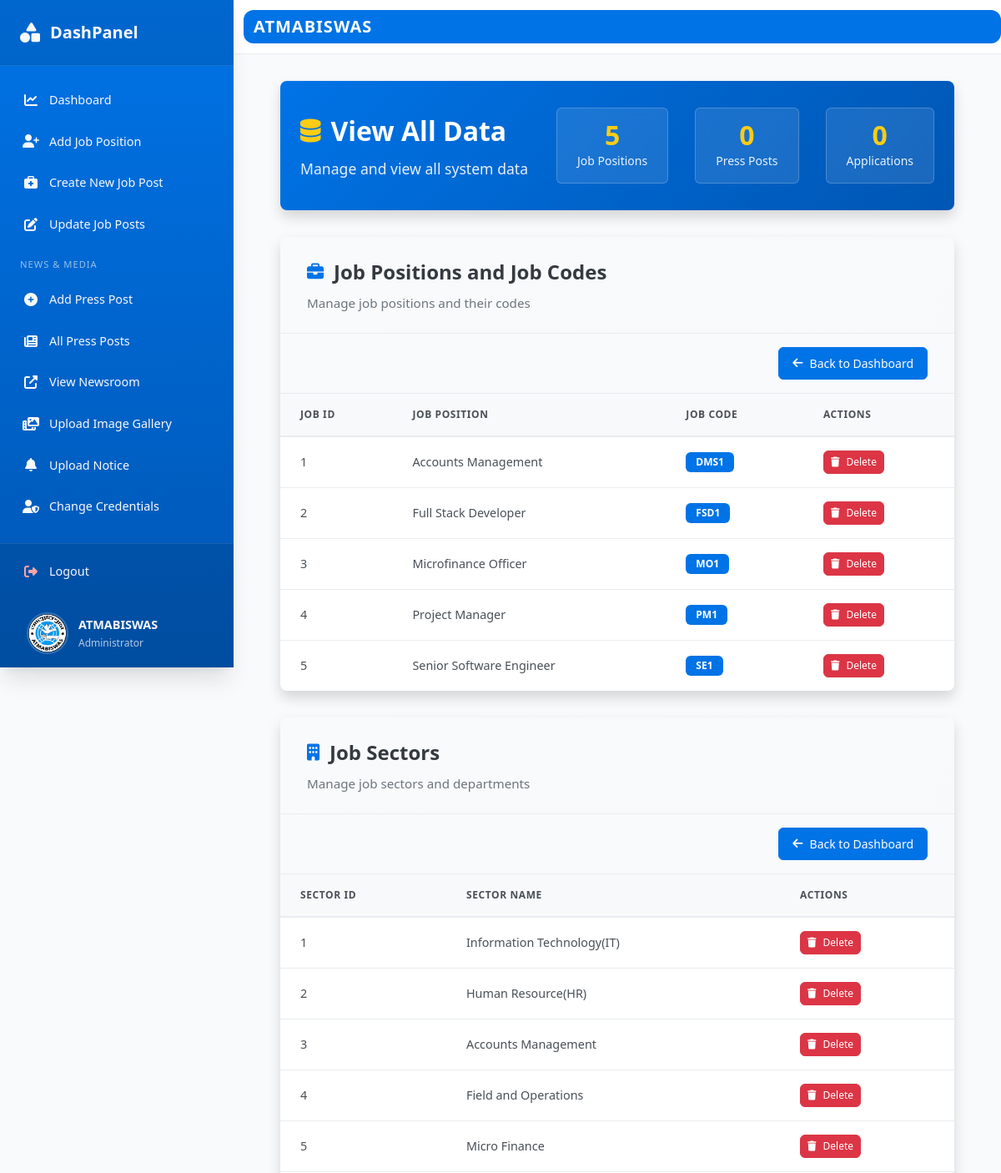
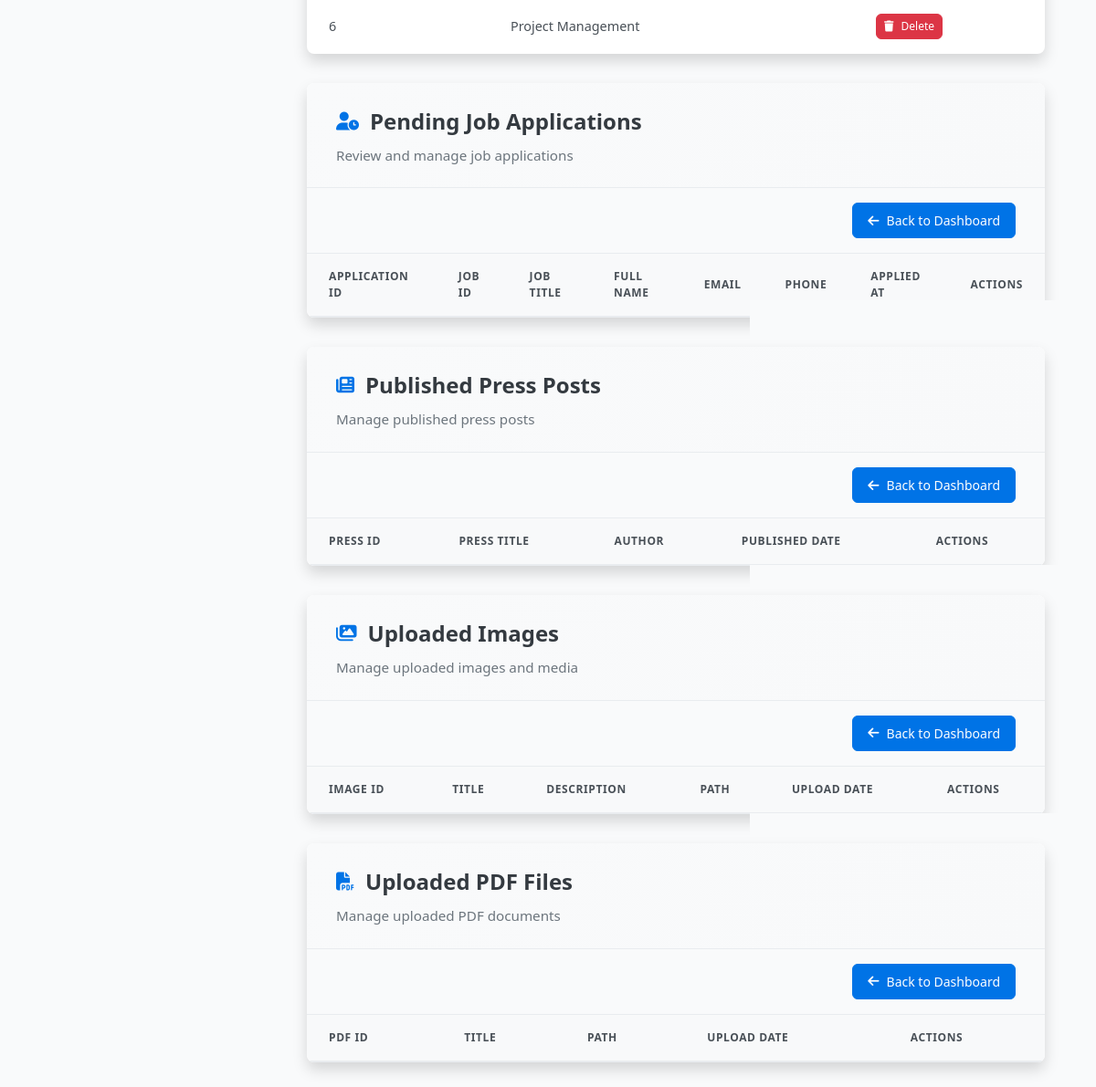
The page /backend/DashBoard/viewallPage.php (signed in) on the database its author committed (2 pictures, top to bottom).
### tables this page shows
CREATE TABLE `jobcodes` (
  `jobid` int NOT NULL AUTO_INCREMENT,
  `JobTitle` varchar(255) NOT NULL,
  `JobCode` varchar(255) NOT NULL,
  PRIMARY KEY (`jobid`)
);

CREATE TABLE `sectors` (
  `sector_id` int NOT NULL AUTO_INCREMENT,
  `sector_name` varchar(255) NOT NULL,
  PRIMARY KEY (`sector_id`)
);

### backend/DashBoard/viewallPage.php (the view, shortened to what this page needs)
<?php
$db = new Db();
$conn = $db->connect();
function concatStrings(string $blog): string
{
    $maximumLength = 80;
    $display = (strlen($blog) > $maximumLength) ? substr($blog, 0, $maximumLength) . "...." : $blog;
    return $display;
}
try {
    $sql = "SELECT * FROM blogs";
    $stmt = $conn->prepare($sql);
    $stmt->execute();
    $blogs = $stmt->fetchAll(PDO::FETCH_ASSOC);
} catch (PDOException $e) {
    echo $e;
}
try {
    $jobSql = "SELECT * FROM jobcodes";
    $jobStmt = $conn->prepare($jobSql);
    $jobStmt->execute();
    $jobs = $jobStmt->fetchAll(PDO::FETCH_ASSOC);
} catch (PDOException $e) {
    echo $e;
}
try {
    $cvSql = "SELECT * FROM cv_applications";
    $cvStmt = $conn->prepare($cvSql);
    $cvStmt->execute();
    $cvs = $cvStmt->fetchAll(PDO::FETCH_ASSOC);
} catch (PDOException $e) {
    echo $e;
}
try {
    $secSql = "SELECT * FROM sectors";
    $secStmt = $conn->prepare($secSql);
    $secStmt->execute();
    $sectors = $secStmt->fetchAll(PDO::FETCH_ASSOC);
} catch (PDOException $e) {
    echo $e;
}
?>
<!DOCTYPE html>
<html lang="en">
<head>
    <script src="https://cdn.tailwindcss.com"></script>
    <link rel="stylesheet" href="https://cdnjs.cloudflare.com/ajax/libs/font-awesome/6.4.0/css/all.min.css" />
    <link rel="stylesheet" href="css/admin-sidebar.css">
    <link rel="stylesheet" href="css/viewall.css">
</head>
<body class="bg-gray-50">
    <div class="dashboard-container">
        <div class="sidebar-container">
            <?php include 'sidebar.php' ?>
        </div>
        <div class="main-content">
            <?php include 'navbar.inc.php'; ?>
            <main class="dashboard-main">
                <div class="container">
                    <div class="page-header">
                        <div class="header-content">
                            <div class="header-left">
                                <h1 class="page-title">
                                    <i class="fas fa-database"></i>
                                    View All Data
                                </h1>
                                <p class="page-subtitle">Manage and view all system data</p>
                            </div>
                            <div class="header-right">
                                <div class="stats-summary">
                                    <div class="stat-item">
                                        <span class="stat-number"><?php echo count($jobs); ?></span>
                                        <span class="stat-label">Job Positions</span>
                                    </div>
                                    <div class="stat-item">
                                        <span class="stat-number"><?php echo count($blogs); ?></span>
                                        <span class="stat-label">Press Posts</span>
                                    </div>
                                    <div class="stat-item">
                                        <span class="stat-number"><?php echo count($cvs); ?></span>
                                        <span class="stat-label">Applications</span>
                                    </div>
                                </div>
                            </div>
                        </div>
                    </div>
                    <div class="data-section">
                        <div class="section-header">
                            <h2 class="section-title">
                                <i class="fas fa-briefcase"></i>
                                Job Positions and Job Codes
                            </h2>
                            <p class="section-subtitle">Manage job positions and their codes</p>
                        </div>
                        <div class="table-container">
                            <div class="table-wrapper">
                                <div class="table-actions">
                                    <button onclick="handleButton()" class="btn btn-primary">
                                        <i class="fas fa-arrow-left"></i>
                                        Back to Dashboard
                                    </button>
                                </div>
                                <div class="table-responsive">
                                    <table class="data-table">
                                        <thead>
                                            <tr>
                                                <th>Job ID</th>
                                                <th>Job Position</th>
                                                <th>Job Code</th>
                                                <th>Actions</th>
                                            </tr>
                                        </thead>
                                        <tbody>
                                            <?php foreach ($jobs as $job): ?>
                                                <tr>
                                                    <td><?php echo htmlspecialchars($job['jobid']); ?></td>
                                                    <td><?php echo htmlspecialchars(concatStrings($job['JobTitle'])); ?></td>
                                                    <td>
                                                        <span class="badge badge-primary"><?php echo htmlspecialchars($job['JobCode']); ?></span>
                                                    </td>
                                                    <td>
                                                        <a onclick="return confirm('Are you sure you want to delete this job position?');"
                                                            href="../deleteJobPositions.php?job_id=<?php echo $job['jobid']; ?>"
                                                            class="btn btn-danger btn-sm">
                                                            <i class="fas fa-trash"></i> Delete
                                                        </a>
                                                    </td>
                                                </tr>
                                            <?php endforeach; ?>
                                        </tbody>
                                    </table>
                                </div>
                            </div>
                        </div>
                    </div>
                    <div class="data-section">
                        <div class="section-header">
                            <h2 class="section-title">
                                <i class="fas fa-building"></i>
                                Job Sectors
                            </h2>
                            <p class="section-subtitle">Manage job sectors and departments</p>
                        </div>
                        <div class="table-container">
                            <div class="table-wrapper">
                                <div class="table-actions">
                                    <button onclick="handleButton()" class="btn btn-primary">
                                        <i class="fas fa-arrow-left"></i>
                                        Back to Dashboard
                                    </button>
                                </div>
                                <div class="table-responsive">
                                    <table class="data-table">
                                        <thead>
                                            <tr>
                                                <th>Sector ID</th>
                                                <th>Sector Name</th>
                                                <th>Actions</th>
                                            </tr>
                                        </thead>
                                        <tbody>
                                            <?php foreach ($sectors as $sec): ?>
                                                <tr>
                                                    <td><?php echo htmlspecialchars($sec['sector_id']); ?></td>
                                                    <td><?php echo htmlspecialchars($sec['sector_name']); ?></td>
                                                    <td>
                                                        <a onclick="return confirm('Are you sure you want to delete this sector?');"
                                                            href="../deleteSector.php?sec_id=<?php echo $sec['sector_id']; ?>"
                                                            class="btn btn-danger btn-sm">
                                                            <i class="fas fa-trash"></i> Delete
                                                        </a>
                                                    </td>
                                                </tr>
                                            <?php endforeach; ?>
                                        </tbody>
                                    </table>
                                </div>
                            </div>
                        </div>
                    </div>
                    <div class="data-section">
                        <div class="section-header">
                            <h2 class="section-title">
                                <i class="fas fa-user-clock"></i>
                                Pending Job Applications
                            </h2>
                            <p class="section-subtitle">Review and manage job applications</p>
                        </div>
                        <div class="table-container">
                            <div class="table-wrapper">
                                <div class="table-actions">
                                    <button onclick="handleButton()" class="btn btn-primary">
                                        <i class="fas fa-arrow-left"></i>
                                        Back to Dashboard
                                    </button>
                                </div>
                                <div class="table-responsive">
                                    <table class="data-table">
                                        <thead>
                                            <tr>
                                                <th>Application ID</th>
                                                <th>Job ID</th>
                                                <th>Job Title</th>
                                                <th>Full Name</th>
                                                <th>Email</th>
                                                <th>Phone</th>
                                                <th>Applied At</th>
                                                <th>Actions</th>
                                            </tr>
                                        </thead>
                                    </table>
                                </div>
                            </div>
                        </div>
                    </div>
                    <div class="data-section">
                        <div class="section-header">
                            <h2 class="section-title">
                                <i class="fas fa-newspaper"></i>
                                Published Press Posts
                            </h2>
                            <p class="section-subtitle">Manage published press posts</p>
                        </div>
                        <div class="table-container">
                            <div class="table-wrapper">
                                <div class="table-actions">
                                    <button onclick="handleButton()" class="btn btn-primary">
                                        <i class="fas fa-arrow-left"></i>
                                        Back to Dashboard
                                    </button>
                                </div>
                                <div class="table-responsive">
                                    <table class="data-table">
                                        <thead>
                                            <tr>
                                                <th>Press ID</th>
                                                <th>Press Title</th>
                                                <th>Author</th>
                                                <th>Published Date</th>
                                                <th>Actions</th>
                                            </tr>
                                        </thead>
                                    </table>
                                </div>
                            </div>
                        </div>
                    </div>
                    <div class="data-section">
                        <div class="section-header">
                            <h2 class="section-title">
                                <i class="fas fa-images"></i>
                                Uploaded Images
                            </h2>
                            <p class="section-subtitle">Manage uploaded images and media</p>
                        </div>
                        <div class="table-container">
                            <div class="table-wrapper">
                                <div class="table-actions">
                                    <button onclick="handleButton()" class="btn btn-primary">
                                        <i class="fas fa-arrow-left"></i>
                                        Back to Dashboard
                                    </button>
                                </div>
                                <div class="table-responsive">
                                    <table class="data-table">
                                        <thead>
                                            <tr>
                                                <th>Image ID</th>
                                                <th>Title</th>
                                                <th>Description</th>
                                                <th>Path</th>
                                                <th>Upload Date</th>
                                                <th>Actions</th>
                                            </tr>
                                        </thead>
                                    </table>
                                </div>
                            </div>
                        </div>
                    </div>
                    <div class="data-section">
                        <div class="section-header">
                            <h2 class="section-title">
                                <i class="fas fa-file-pdf"></i>
                                Uploaded PDF Files
                            </h2>
                            <p class="section-subtitle">Manage uploaded PDF documents</p>
                        </div>
                        <div class="table-container">
                            <div class="table-wrapper">
                                <div class="table-actions">
                                    <button onclick="handleButton()" class="btn btn-primary">
                                        <i class="fas fa-arrow-left"></i>
                                        Back to Dashboard
                                    </button>
                                </div>
                                <div class="table-responsive">
                                    <table class="data-table">
                                        <thead>
                                            <tr>
                                                <th>PDF ID</th>
                                                <th>Title</th>
                                                <th>Path</th>
                                                <th>Upload Date</th>
                                                <th>Actions</th>
                                            </tr>
                                        </thead>
                                    </table>
                                </div>
                            </div>
                        </div>
                    </div>
                </div>
            </main>
        </div>
    </div>
</body>
</html>

### rows shown on the page
jobcodes: jobid "1", JobTitle "Accounts Management", JobCode "DMS1"
jobcodes: jobid "2", JobTitle "Full Stack Developer", JobCode "FSD1"
jobcodes: jobid "3", JobTitle "Microfinance Officer", JobCode "MO1"
jobcodes: jobid "4", JobTitle "Project Manager", JobCode "PM1"
jobcodes: jobid "5", JobTitle "Senior Software Engineer", JobCode "SE1"
sectors: sector_id "1", sector_name "Information Technology(IT)"
sectors: sector_id "2", sector_name "Human Resource(HR)"
sectors: sector_id "3", sector_name "Accounts Management"
sectors: sector_id "4", sector_name "Field and Operations"
sectors: sector_id "5", sector_name "Micro Finance"
sectors: sector_id "6", sector_name "Project Management"

### other values the page prints
count($jobs) "5"
count($blogs) "0"
count($cvs) "0"
